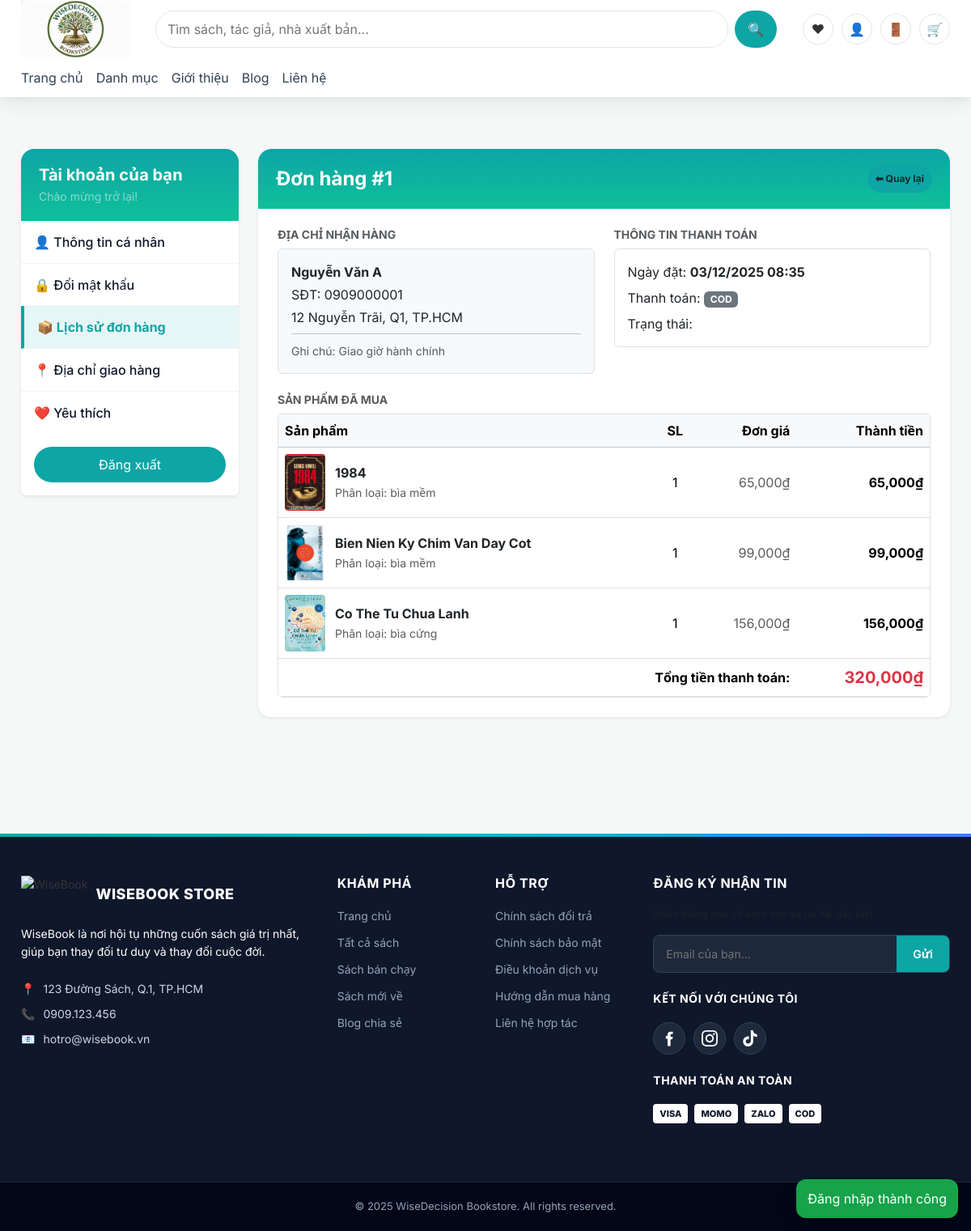
/index.php?controller=account&action=orderDetail&id=1 (signed in), run on an earlier commit of the app's database.
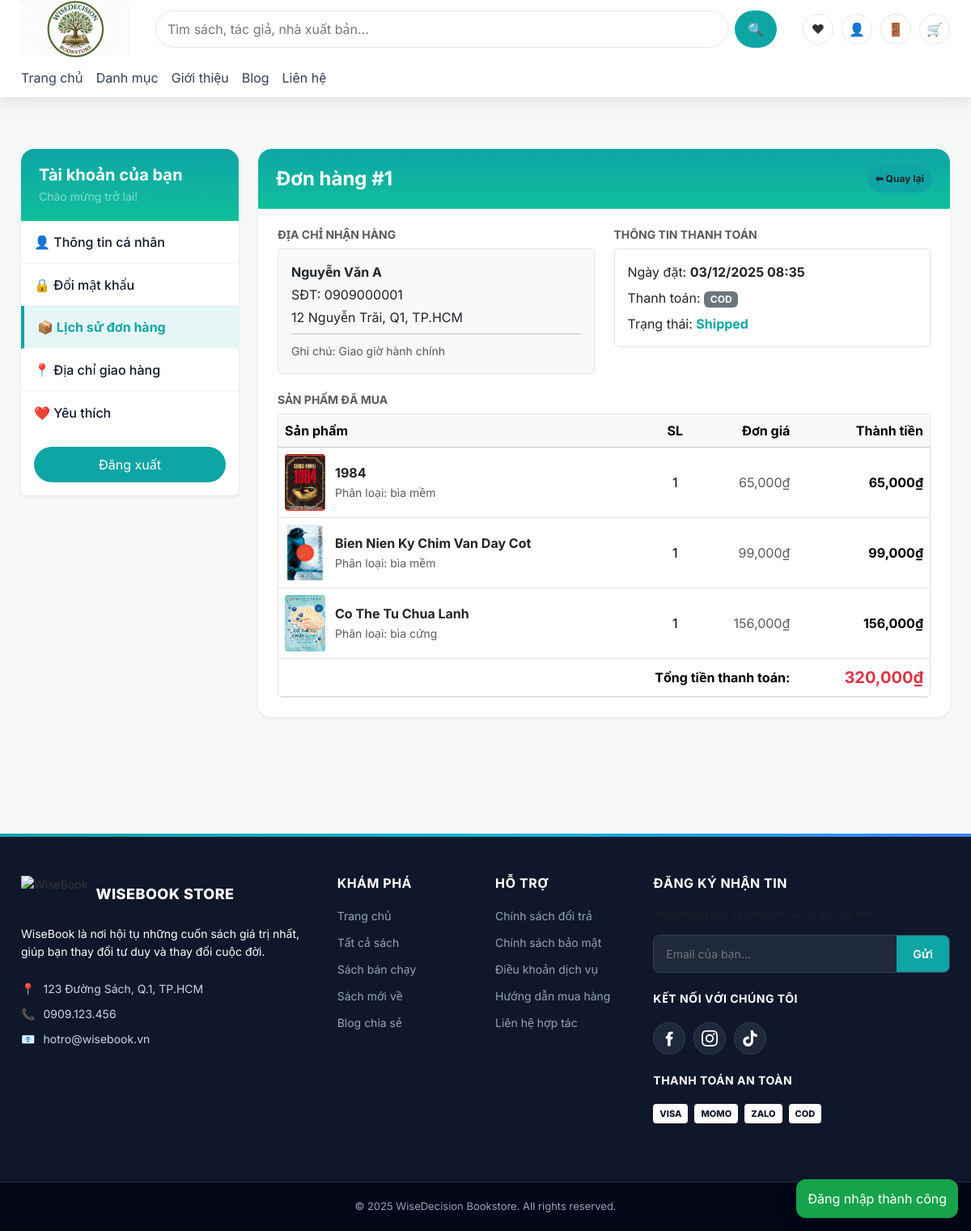
And on a later commit of the database.
### tables this page shows
CREATE TABLE payment (
                         id INT AUTO_INCREMENT PRIMARY KEY,
                         order_id INT NOT NULL,
                         payment_method ENUM('cod', 'card', 'wallet') NOT NULL,
                         amount DECIMAL(10,2) NOT NULL DEFAULT 0,
                         status ENUM('pending','success','failed','refunded') NOT NULL DEFAULT 'pending',
                         provider VARCHAR(50) DEFAULT NULL COMMENT 'Ví dụ: VNPay, Momo, Stripe',
                         transaction_code VARCHAR(100) DEFAULT NULL,
                         raw_response TEXT NULL,
                         paid_at DATETIME NULL,

                         UNIQUE KEY uk_order (order_id),
                         CONSTRAINT fk_payment_order
                             FOREIGN KEY (order_id) REFERENCES orders(id)
                                 ON DELETE CASCADE
);

CREATE TABLE orders (
                        id INT AUTO_INCREMENT PRIMARY KEY,
                        user_id INT NOT NULL,
                        user_address_id INT NULL COMMENT 'ID địa chỉ trong sổ địa chỉ',

     
                        total DECIMAL(10,2) NOT NULL,
                        coupon_id INT NULL,
                        discount_amount DECIMAL(10,2) NOT NULL DEFAULT 0,
     
                        final_total DECIMAL(10,2) GENERATED ALWAYS AS (total - discount_amount) STORED,

     
                        shipping_status ENUM('pending', 'processing', 'shipped', 'cancelled') DEFAULT 'pending',
                        payment_status ENUM('pending','paid','failed','refunded') NOT NULL DEFAULT 'pending',

     
                        shipping_address TEXT NOT NULL,
                        shipping_phone VARCHAR(20),
                        note TEXT,

     
                        cancel_reason TEXT NULL,
                        cancelled_by_user_id INT NULL,

                        created_at TIMESTAMP DEFAULT CURRENT_TIMESTAMP,
                        updated_at TIMESTAMP DEFAULT CURRENT_TIMESTAMP ON UPDATE CURRENT_TIMESTAMP,

     
                        INDEX idx_user (user_id),
                        INDEX idx_status (shipping_status),
                        INDEX idx_payment_status (payment_status),
                        INDEX idx_cancelled_by (cancelled_by_user_id),

     
                        CONSTRAINT fk_order_user
                            FOREIGN KEY (user_id) REFERENCES users(id)
                                ON DELETE RESTRICT,
                        CONSTRAINT fk_order_user_address
                            FOREIGN KEY (user_address_id) REFERENCES user_address(id)
                                ON DELETE SET NULL,
                        CONSTRAINT fk_orders_coupon
                            FOREIGN KEY (coupon_id) REFERENCES coupons(id)
                                ON DELETE SET NULL,
                        CONSTRAINT fk_orders_cancelled_by_user
                            FOREIGN KEY (cancelled_by_user_id) REFERENCES users(id)
                                ON DELETE SET NULL
);

### controllers/BaseController.php (called while the page is built, shortened)
<?php
abstract class BaseController
{
    protected function render(string $view, array $data = []): string
{
    extract($data, EXTR_SKIP);
    $viewFile = __DIR__ . '/../views/' . $view . '.php';
    include $viewFile;
    $content = ob_get_clean();
    $layout = __DIR__ . '/../views/layouts/main.php';
    if (file_exists($layout)) {
        include $layout;
        return ob_get_clean();
    }
    return $content;
}
}

### controllers/AccountController.php (called while the page is built, shortened)
<?php
final class AccountController extends BaseController
{
    private function requireLogin(): array
    {
        $u = $_SESSION['user'] ?? null;
        return $u;
    }
    public function orderDetail(): string
    {
        $u = $this->requireLogin();
        require_once __DIR__ . '/../models/OrderModel.php';
        $orderId = isset($_GET['id']) ? (int)$_GET['id'] : 0;
        $order = OrderModel::getOrderById($orderId, (int)$u['id']);
        return $this->render('account/order_detail', compact('order', 'items', 'active'));
    }
}

### models/BaseModel.php (called while the page is built)
<?php
class BaseModel {
   protected static ?\PDO $pdo = null;
   protected static function db(): \PDO
    {
        if (self::$pdo === null) {
            $DB_HOST = getenv('DB_HOST') ?: '127.0.0.1';
            $DB_PORT = getenv('DB_PORT') ?: '3306';
            $DB_NAME = getenv('DB_NAME') ?: 'du_an_1_book_store';
            $DB_USER = getenv('DB_USER') ?: 'root';
            $DB_PASS = getenv('DB_PASS') ?: '';
            $dsn = "mysql:host={$DB_HOST};port={$DB_PORT};dbname={$DB_NAME};charset=utf8mb4";
            self::$pdo = new \PDO($dsn, $DB_USER, $DB_PASS, [
                \PDO::ATTR_ERRMODE => \PDO::ERRMODE_EXCEPTION,
                \PDO::ATTR_DEFAULT_FETCH_MODE => \PDO::FETCH_ASSOC,
            ]);
        }
        return self::$pdo;
    }
}

### models/OrderModel.php (called while the page is built, shortened)
<?php
require_once __DIR__ . '/BaseModel.php';
class OrderModel extends BaseModel
{
    public static function getOrderById(int $orderId, int $userId): ?array
    {
        $sql = "SELECT o.*, p.payment_method
                FROM orders o
                LEFT JOIN payment p ON o.id = p.order_id
                WHERE o.id = :id AND o.user_id = :uid";
        $stmt = self::db()->prepare($sql);
        $stmt->execute([':id' => $orderId, ':uid' => $userId]);
        $order = $stmt->fetch();
        return $order ?: null;
    }
}

### views/layouts/main.php (the view, shortened to what the changed rows need)
<?php
$ASSET = 'public';
?>
<!doctype html>
<html lang="vi">
<head>
  <link href="https://cdn.jsdelivr.net/npm/bootstrap@5.3.3/dist/css/bootstrap.min.css" rel="stylesheet">
  <link rel="stylesheet" href="<?= $ASSET; ?>/css/styles.css" />
</head>
<body>
  <main class="container section" style="min-height: 500px;">
    <?= $content ?>
  </main>
</body>
</html>

### views/account/order_detail.php (shortened to what the changed rows need)
<section class="container my-4">
    <div class="row g-4">
        <div class="col-12 col-lg-9">
            <div class="card shadow-sm border-0 acc-content">
                <div class="acc-content__head d-flex justify-content-between align-items-center">
                    <h4 class="mb-0 text-white fw-bold">Đơn hàng #<?= $order['id'] ?></h4>
                    <a href="index.php?controller=account&action=orders" class="btn btn-sm btn-light text-dark fw-bold">
                        ⬅ Quay lại
                    </a>
                </div>
                <div class="card-body p-4">
                    <div class="row mb-4">
                        <div class="col-md-6">
                            <div class="border rounded p-3 bg-light">
                                <p class="mb-1 fw-bold"><?= htmlspecialchars($_SESSION['user']['name']) ?></p>
                                <p class="mb-1">SĐT: <?= htmlspecialchars($order['shipping_phone']) ?></p>
                                <p class="mb-0"><?= htmlspecialchars($order['shipping_address']) ?></p>
                                <?php if (!empty($order['note'])): ?>
                                    <hr class="my-2">
                                    <small class="text-muted">Ghi chú: <?= htmlspecialchars($order['note']) ?></small>
                                <?php endif; ?>
                            </div>
                        </div>
                        <div class="col-md-6 mt-3 mt-md-0">
                            <div class="border rounded p-3">
                                <p class="mb-2">
                                    Ngày đặt: <strong><?= date('d/m/Y H:i', strtotime($order['created_at'])) ?></strong>
                                </p>
                                <p class="mb-2">
                                    Thanh toán: <span class="badge bg-secondary"><?= strtoupper($order['payment_method'] ?? 'COD') ?></span>
                                </p>
                                <p class="mb-0">
                                    Trạng thái:
                                    <span class="fw-bold text-primary">
                                        <?= ucfirst($order['shipping_status']) ?>
                                    </span>
                                </p>
                            </div>
                        </div>
                    </div>
                    <div class="table-responsive border rounded">
                        <table class="table mb-0 align-middle">
                            <thead class="table-light">
                                <tr>
                                    <th style="min-width: 200px;">Sản phẩm</th>
                                    <th class="text-center">SL</th>
                                    <th class="text-end">Đơn giá</th>
                                    <th class="text-end">Thành tiền</th>
                                </tr>
                            </thead>
                            <tfoot class="bg-light">
                                <tr>
                                    <td colspan="3" class="text-end fw-bold">Tổng tiền thanh toán:</td>
                                    <td class="text-end text-danger fs-5 fw-bold">
                                        <?= number_format($order['total']) ?>₫
                                    </td>
                                </tr>
                            </tfoot>
                        </table>
                    </div>
                </div>
            </div>
        </div>
    </div>
</section>

What changed in the data, as far as the page shows it:
changed through a linked row, payment "COD": order.shipping_status (not shown) → "Shipped"
